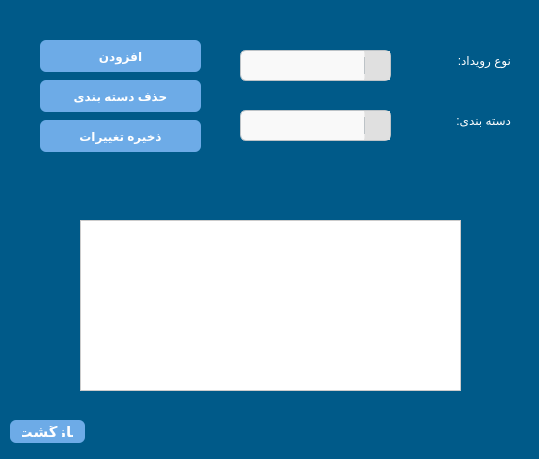
<?xml version="1.0" encoding="UTF-8"?>
<ui version="4.0">
 <class>Form</class>
 <widget class="QWidget" name="Form">
  <property name="geometry">
   <rect>
    <x>0</x>
    <y>0</y>
    <width>539</width>
    <height>459</height>
   </rect>
  </property>
  <property name="windowTitle">
   <string>Form</string>
  </property>
  <property name="styleSheet">
   <string notr="true">QWidget {
    background-color: rgb(0, 90, 137);
	color: white
}</string>
  </property>
  <widget class="QComboBox" name="typeComboBox">
   <property name="geometry">
    <rect>
     <x>240</x>
     <y>50</y>
     <width>151</width>
     <height>31</height>
    </rect>
   </property>
   <property name="styleSheet">
    <string notr="true">QComboBox {
    background-color: #f9f9f9;
    color: #2c3e50;
    border: 1px solid #bdc3c7;
    border-radius: 6px;
    padding: 6px;
    font-size: 14px;
	qproperty-font: &quot;FontAwesome&quot;;
}

QComboBox:focus {
    border: 1px solid #3498db;
    background-color: #ecf6fc;
}

QComboBox::drop-down {
    subcontrol-origin: padding;
    subcontrol-position: top right;
    width: 25px;
    border-left: 1px solid #bdc3c7;
    border-radius: 0px 6px 6px 0px;
    background-color: #e0e0e0;
}

QComboBox::down-arrow {
    image: url(icons/down-arrow.png);  /* مسیر نسبی نسبت به main.py */
    width: 12px;
    height: 12px;
}





</string>
   </property>
  </widget>
  <widget class="QLabel" name="label_6">
   <property name="geometry">
    <rect>
     <x>410</x>
     <y>50</y>
     <width>101</width>
     <height>21</height>
    </rect>
   </property>
   <property name="styleSheet">
    <string notr="true">
QLabel {
    background-color: rgba(0, 0, 0, 0);
    border: none;
    color: white;
    font: 16pt &quot;.AppleSystemUIFont&quot;;
}

</string>
   </property>
   <property name="text">
    <string>نوع رویداد:</string>
   </property>
  </widget>
  <widget class="QComboBox" name="categoryComboBox">
   <property name="geometry">
    <rect>
     <x>240</x>
     <y>110</y>
     <width>151</width>
     <height>31</height>
    </rect>
   </property>
   <property name="styleSheet">
    <string notr="true">QComboBox {
    background-color: #f9f9f9;
    color: #2c3e50;
    border: 1px solid #bdc3c7;
    border-radius: 6px;
    padding: 6px;
    font-size: 14px;
	qproperty-font: &quot;FontAwesome&quot;;
}

QComboBox:focus {
    border: 1px solid #3498db;
    background-color: #ecf6fc;
}

QComboBox::drop-down {
    subcontrol-origin: padding;
    subcontrol-position: top right;
    width: 25px;
    border-left: 1px solid #bdc3c7;
    border-radius: 0px 6px 6px 0px;
    background-color: #e0e0e0;
}

QComboBox::down-arrow {
    image: url(icons/down-arrow.png);  /* مسیر نسبی نسبت به main.py */
    width: 12px;
    height: 12px;
}</string>
   </property>
  </widget>
  <widget class="QLabel" name="label_7">
   <property name="geometry">
    <rect>
     <x>410</x>
     <y>110</y>
     <width>101</width>
     <height>21</height>
    </rect>
   </property>
   <property name="styleSheet">
    <string notr="true">
QLabel {
    background-color: rgba(0, 0, 0, 0);
    border: none;
    color: white;
    font: 16pt &quot;.AppleSystemUIFont&quot;;
}

</string>
   </property>
   <property name="text">
    <string>دسته بندی:</string>
   </property>
  </widget>
  <widget class="QTableWidget" name="categoriesTable">
   <property name="geometry">
    <rect>
     <x>80</x>
     <y>220</y>
     <width>381</width>
     <height>171</height>
    </rect>
   </property>
   <property name="styleSheet">
    <string notr="true">QTableView {
    background-color: #ffffff;
    color: #222222;
    gridline-color: #cccccc;
    font-size: 14px;
    font-family: Tahoma;
    selection-background-color: #d0eaff;
    selection-color: #000000;
    border: 1px solid #cccccc;
}

QHeaderView::section {
    background-color: #eeeeee;
    color: #333333;
    font-weight: bold;
    font-size: 13px;
    padding: 5px;
    border: 1px solid #cccccc;
}

</string>
   </property>
  </widget>
  <widget class="QPushButton" name="removeButton">
   <property name="geometry">
    <rect>
     <x>40</x>
     <y>80</y>
     <width>161</width>
     <height>32</height>
    </rect>
   </property>
   <property name="styleSheet">
    <string notr="true">QPushButton {
	font: 16pt &quot;.AppleSystemUIFont&quot;;
    background-color:rgb(109, 171, 231);
    color: white;
    border-radius: 6px;
    padding: 6px 12px;
    font-weight: bold;
}
QPushButton:hover {
    background-color: rgb(109, 160, 200);
}

</string>
   </property>
   <property name="text">
    <string>حذف دسته بندی</string>
   </property>
  </widget>
  <widget class="QPushButton" name="editButton">
   <property name="geometry">
    <rect>
     <x>40</x>
     <y>120</y>
     <width>161</width>
     <height>32</height>
    </rect>
   </property>
   <property name="styleSheet">
    <string notr="true">QPushButton {
	font: 16pt &quot;.AppleSystemUIFont&quot;;
    background-color:rgb(109, 171, 231);
    color: white;
    border-radius: 6px;
    padding: 6px 12px;
    font-weight: bold;
}
QPushButton:hover {
    background-color: rgb(109, 160, 200);
}

</string>
   </property>
   <property name="text">
    <string>ذخیره تغییرات</string>
   </property>
  </widget>
  <widget class="QPushButton" name="addButton">
   <property name="geometry">
    <rect>
     <x>40</x>
     <y>40</y>
     <width>161</width>
     <height>32</height>
    </rect>
   </property>
   <property name="styleSheet">
    <string notr="true">QPushButton {
	font: 16pt &quot;.AppleSystemUIFont&quot;;
    background-color:rgb(109, 171, 231);
    color: white;
    border-radius: 6px;
    padding: 6px 12px;
    font-weight: bold;
}
QPushButton:hover {
    background-color: rgb(109, 160, 200);
}

</string>
   </property>
   <property name="text">
    <string>افزودن</string>
   </property>
  </widget>
  <widget class="QPushButton" name="backbutton">
   <property name="geometry">
    <rect>
     <x>10</x>
     <y>420</y>
     <width>75</width>
     <height>23</height>
    </rect>
   </property>
   <property name="font">
    <font>
     <family>.AppleSystemUIFont</family>
     <pointsize>11</pointsize>
     <weight>75</weight>
     <italic>false</italic>
     <bold>true</bold>
    </font>
   </property>
   <property name="styleSheet">
    <string notr="true">QPushButton {
	font: 11pt &quot;.AppleSystemUIFont&quot;;
    background-color:rgb(109, 171, 231);
    color: white;
    border-radius: 6px;
    padding: 6px 12px;
    font-weight: bold;
}
QPushButton:hover {
    background-color: rgb(109, 160, 200);
}

</string>
   </property>
   <property name="text">
    <string>بازگشت</string>
   </property>
  </widget>
 </widget>
 <resources/>
 <connections/>
</ui>
